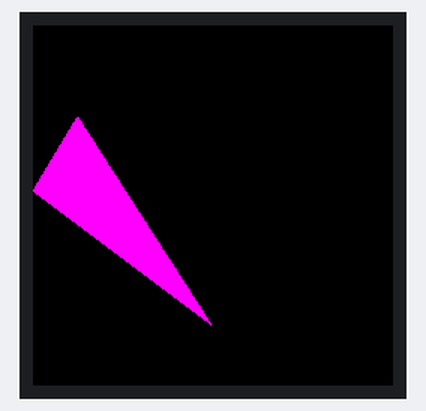
This program was run on a simulated Raspberry Pi Pico running MicroPython. On the bench: 240×240 colour display. What the program prints to the serial console is not drawn. At 0.1 s the program stops and its outputs stay as they are.

Above: at 0.1 s.

The program:

filled-triangles.py
```python
import picoexplorer as display
import time
import math
import random
import framebuf
width = display.get_width()
height = display.get_height()
display_buffer = bytearray(width * height * 2)
display.init(display_buffer)

purple = display.create_pen(255,0,255)
black = display.create_pen(0,0,0)

class Point:
    def __init__(self,x,y):
        self.X=x
        self.Y=y
    def __str__(self):
        return "Point(%s,%s)"%(self.X,self.Y)

class Triangle:
    def __init__(self,p1,p2,p3):
        self.P1=p1
        self.P2=p2
        self.P3=p3

    def __str__(self):
        return "Triangle(%s,%s,%s)"%(self.P1,self.P2,self.P3)

    def draw(self):
        print("I should draw now")
        self.fillTri()
    #filled triangle routines ported From http://www.sunshine2k.de/coding/java/TriangleRasterization/TriangleRasterization.html
    def sortVerticesAscendingByY(self):
        if self.P1.Y > self.P2.Y:
            vTmp = self.P1
            self.P1 = self.P2
            self.P2 = vTmp

        if self.P1.Y > self.P3.Y:
            vTmp = self.P1
            self.P1 = self.P3
            self.P3 = vTmp

        if self.P2.Y > self.P3.Y:
            vTmp = self.P2
            self.P2 = self.P3
            self.P3 = vTmp


    def fillTri(self):
        #filled triangle routines ported From http://www.sunshine2k.de/coding/java/TriangleRasterization/TriangleRasterization.html
        self.sortVerticesAscendingByY()
        if self.P2.Y == self.P3.Y:
            fillBottomFlatTriangle(self.P1, self.P2, self.P3)
        else:
            if self.P1.Y == self.P2.Y:
                fillTopFlatTriangle(self.P1, self.P2, self.P3)
            else:
                newx = int(self.P1.X + (float(self.P2.Y - self.P1.Y) / float(self.P3.Y - self.P1.Y)) * (self.P3.X - self.P1.X))
                newy = self.P2.Y
                pTmp = Point( newx,newy )
                fillBottomFlatTriangle(self.P1, self.P2, pTmp)
                fillTopFlatTriangle(self.P2, pTmp, self.P3)

def fillBottomFlatTriangle(p1,p2,p3):
    #filled triangle routines ported From http://www.sunshine2k.de/coding/java/TriangleRasterization/TriangleRasterization.html
    slope1 = float(p2.X - p1.X) / float (p2.Y - p1.Y)
    slope2 = float(p3.X - p1.X) / float (p3.Y - p1.Y)

    x1 = p1.X
    x2 = p1.X + 0.5
    for scanlineY in range(p1.Y,p2.Y):
        display.pixel_span(int(x1), scanlineY, int(x2)-int(x1))
        x1 += slope1
        x2 += slope2


def fillTopFlatTriangle(p1,p2,p3):
    #filled triangle routines ported From http://www.sunshine2k.de/coding/java/TriangleRasterization/TriangleRasterization.html
    slope1 = float(p3.X - p1.X) / float(p3.Y - p1.Y)
    slope2 = float(p3.X - p2.X) / float(p3.Y - p2.Y)

    x1 = p3.X
    x2 = p3.X + 0.5

    for scanlineY in range (p3.Y,p1.Y-1,-1):
        display.pixel_span(int(x1), scanlineY, int(x2)-int(x1))
        x1 -= slope1
        x2 -= slope2


display.set_pen(0,0,0)
display.clear()
display.set_pen(purple)

t=Triangle(Point(30,60),Point(0,110),Point(120,200))
fillBottomFlatTriangle(Point(60,0),Point(0,110),Point(110,110))

fillTopFlatTriangle(Point(0,120),Point(110,120),Point(110,240))

display.update()

display.set_pen(0,0,0)
display.clear()
display.set_pen(purple)
t.fillTri()


display.update()
print(t)
```
